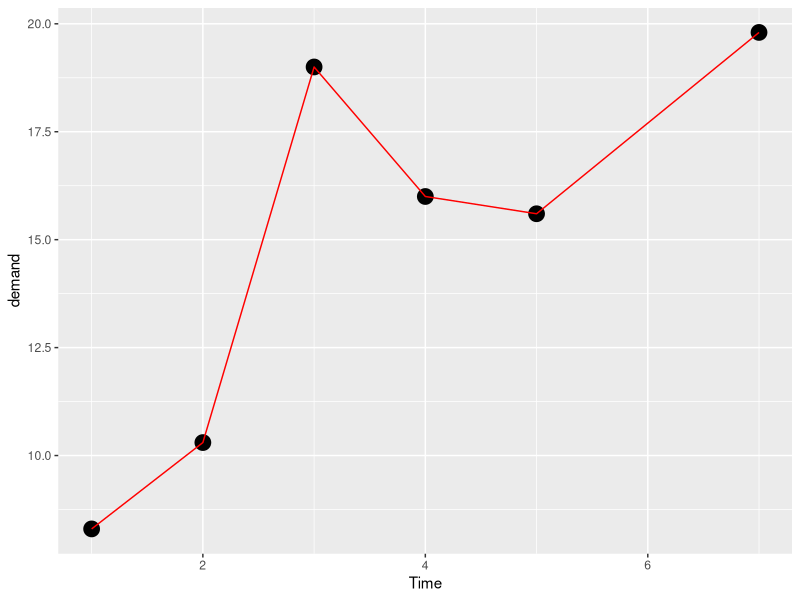
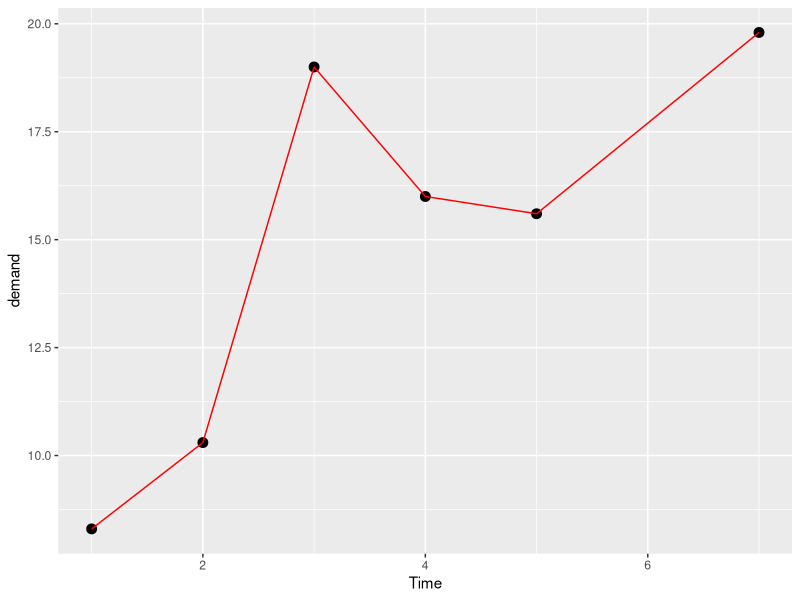
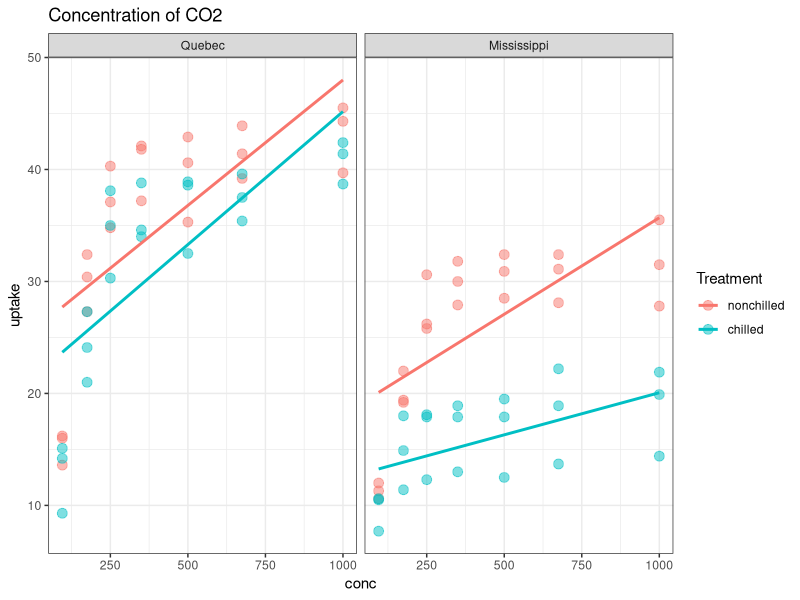
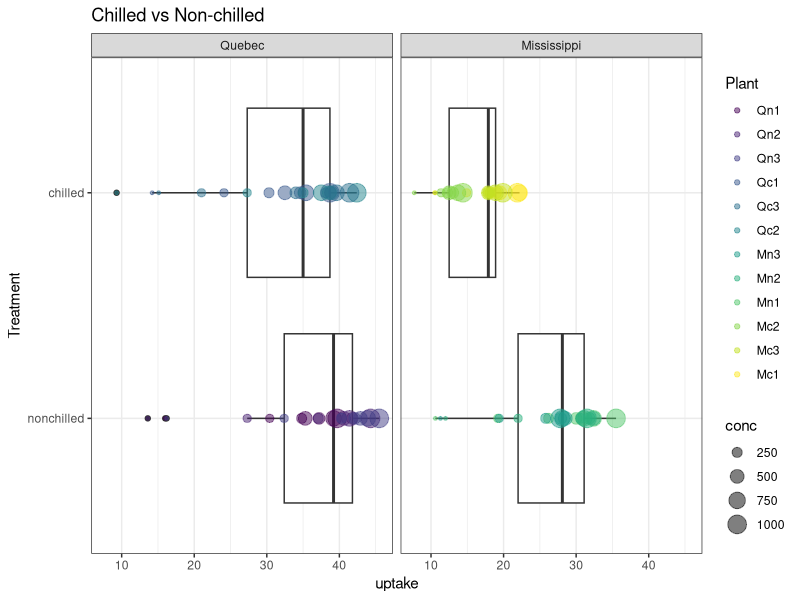
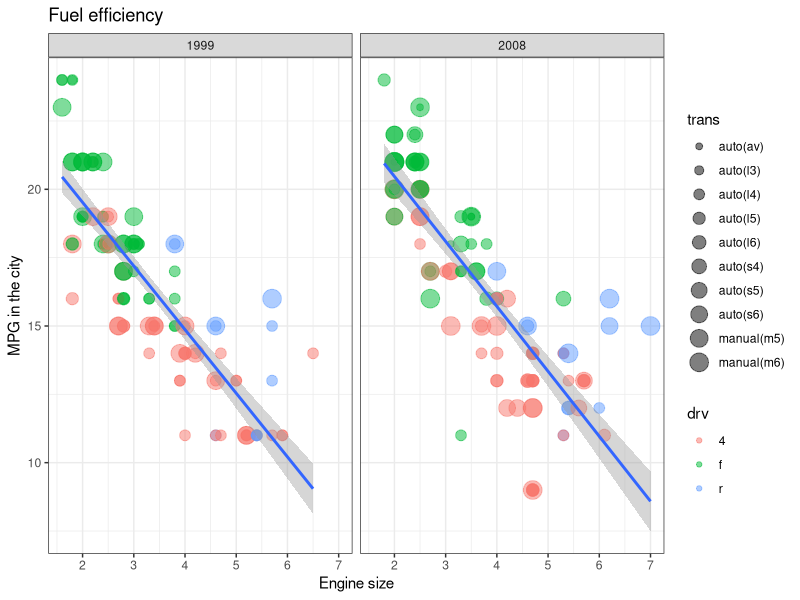

Reproduce these figures in R, in order.
## ---- chunk 1
### Data visualization

# data
# mapping (aesthetics)
# geometric representation
# statistics
# facet
# coordinate space
# labels
# theme

library(tidyverse)
## ---- chunk 2
BOD

## ---- chunk 3
ggplot(data = BOD, 
       mapping = aes(x = Time, 
                     y = demand))+
  geom_point(size = 5)+
  geom_line(colour = "red")
## ---- chunk 4
ggplot(BOD, aes(Time, demand))+
  geom_point(size=3)+
  geom_line(colour = "red")

## ---- chunk 5
CO2
## ---- chunk 6
CO2 %>%
  ggplot(aes(conc, uptake, 
             colour = Treatment))+
  geom_point(size = 3, alpha = 0.5)+
  geom_smooth(method=lm, se=F)+
  facet_wrap(~Type)+
  labs(title="Concentration of CO2")+
  theme_bw()
## ---- chunk 7
CO2 %>%
  ggplot(aes(Treatment, uptake))+
  geom_boxplot()+
  geom_point(alpha=0.5,
    aes(size = conc,
                 colour = Plant))+
  facet_wrap(~Type)+
  coord_flip()+
  theme_bw()+
  labs(title="Chilled vs Non-chilled")
## ---- chunk 8
mpg
## ---- chunk 9
names(mpg)
## ---- chunk 10
mpg %>%
  filter(cty < 25) %>%
  ggplot(aes(displ, cty))+
  geom_point(aes(colour=drv,
                 size=trans),
             alpha=0.5)+
  geom_smooth(method=lm)+
  facet_wrap(~year, nrow=1)+
  labs(x = "Engine size",
       y = "MPG in the city",
       title = "Fuel efficiency")+
  theme_bw()
## ---- chunk 11

## ---- chunk 12

## ---- chunk 13

